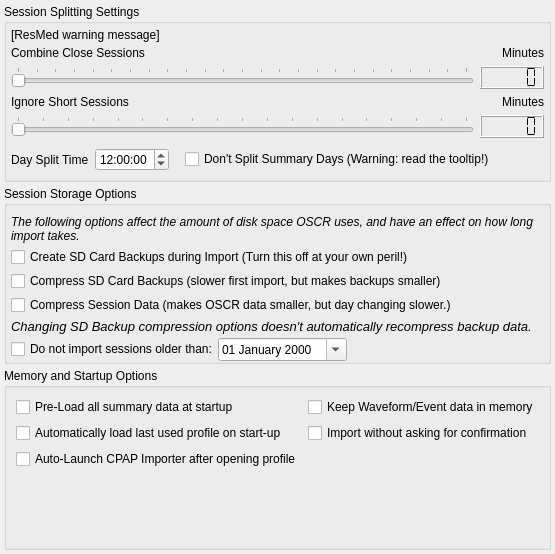
     <widget class="QWidget" name="importTab">
      <attribute name="title">
       <string>&amp;Import</string>
      </attribute>
      <layout class="QVBoxLayout" name="verticalLayout_5">
       <property name="spacing">
        <number>4</number>
       </property>
       <property name="leftMargin">
        <number>4</number>
       </property>
       <property name="topMargin">
        <number>4</number>
       </property>
       <property name="rightMargin">
        <number>4</number>
       </property>
       <property name="bottomMargin">
        <number>4</number>
       </property>
       <item>
        <widget class="QGroupBox" name="sessionSplitGroupBox">
         <property name="sizePolicy">
          <sizepolicy hsizetype="Preferred" vsizetype="Minimum">
           <horstretch>0</horstretch>
           <verstretch>0</verstretch>
          </sizepolicy>
         </property>
         <property name="title">
          <string>Session Splitting Settings</string>
         </property>
         <layout class="QVBoxLayout" name="verticalLayout_10">
          <property name="spacing">
           <number>4</number>
          </property>
          <property name="leftMargin">
           <number>4</number>
          </property>
          <property name="topMargin">
           <number>4</number>
          </property>
          <property name="rightMargin">
           <number>4</number>
          </property>
          <property name="bottomMargin">
           <number>4</number>
          </property>
          <item>
           <widget class="QLabel" name="ResMedWarning">
            <property name="sizePolicy">
             <sizepolicy hsizetype="Preferred" vsizetype="Minimum">
              <horstretch>0</horstretch>
              <verstretch>0</verstretch>
             </sizepolicy>
            </property>
            <property name="text">
             <string notr="true">[ResMed warning message]</string>
            </property>
            <property name="wordWrap">
             <bool>true</bool>
            </property>
            <property name="openExternalLinks">
             <bool>true</bool>
            </property>
           </widget>
          </item>
          <item>
           <widget class="QWidget" name="sessionSplitWidget" native="true">
            <property name="sizePolicy">
             <sizepolicy hsizetype="Preferred" vsizetype="Minimum">
              <horstretch>0</horstretch>
              <verstretch>0</verstretch>
             </sizepolicy>
            </property>
            <layout class="QVBoxLayout" name="verticalLayout_9">
             <property name="leftMargin">
              <number>0</number>
             </property>
             <property name="topMargin">
              <number>0</number>
             </property>
             <property name="rightMargin">
              <number>0</number>
             </property>
             <property name="bottomMargin">
              <number>0</number>
             </property>
             <item>
              <layout class="QHBoxLayout" name="horizontalLayout_4">
               <item>
                <widget class="QLabel" name="label">
                 <property name="text">
                  <string>Combine Close Sessions </string>
                 </property>
                 <property name="alignment">
                  <set>Qt::AlignLeading|Qt::AlignLeft|Qt::AlignVCenter</set>
                 </property>
                </widget>
               </item>
               <item>
                <widget class="QLabel" name="label_4">
                 <property name="text">
                  <string>Minutes</string>
                 </property>
                 <property name="alignment">
                  <set>Qt::AlignRight|Qt::AlignTrailing|Qt::AlignVCenter</set>
                 </property>
                </widget>
               </item>
              </layout>
             </item>
             <item>
              <layout class="QHBoxLayout" name="horizontalLayout_2">
               <item>
                <widget class="QSlider" name="combineSlider">
                 <property name="minimumSize">
                  <size>
                   <width>0</width>
                   <height>0</height>
                  </size>
                 </property>
                 <property name="toolTip">
                  <string>Multiple sessions closer together than this value will be kept on the same day.
</string>
                 </property>
                 <property name="minimum">
                  <number>0</number>
                 </property>
                 <property name="maximum">
                  <number>240</number>
                 </property>
                 <property name="singleStep">
                  <number>10</number>
                 </property>
                 <property name="pageStep">
                  <number>30</number>
                 </property>
                 <property name="value">
                  <number>0</number>
                 </property>
                 <property name="orientation">
                  <enum>Qt::Horizontal</enum>
                 </property>
                 <property name="invertedAppearance">
                  <bool>false</bool>
                 </property>
                 <property name="invertedControls">
                  <bool>false</bool>
                 </property>
                 <property name="tickPosition">
                  <enum>QSlider::TicksAbove</enum>
                 </property>
                 <property name="tickInterval">
                  <number>10</number>
                 </property>
                </widget>
               </item>
               <item>
                <widget class="QLCDNumber" name="combineLCD">
                 <property name="frameShape">
                  <enum>QFrame::Box</enum>
                 </property>
                 <property name="digitCount">
                  <number>5</number>
                 </property>
                 <property name="segmentStyle">
                  <enum>QLCDNumber::Flat</enum>
                 </property>
                </widget>
               </item>
              </layout>
             </item>
             <item>
              <layout class="QHBoxLayout" name="horizontalLayout_5">
               <item>
                <widget class="QLabel" name="label_3">
                 <property name="text">
                  <string>Ignore Short Sessions</string>
                 </property>
                 <property name="alignment">
                  <set>Qt::AlignLeading|Qt::AlignLeft|Qt::AlignVCenter</set>
                 </property>
                </widget>
               </item>
               <item>
                <widget class="QLabel" name="label_5">
                 <property name="text">
                  <string>Minutes</string>
                 </property>
                 <property name="alignment">
                  <set>Qt::AlignRight|Qt::AlignTrailing|Qt::AlignVCenter</set>
                 </property>
                </widget>
               </item>
              </layout>
             </item>
             <item>
              <layout class="QHBoxLayout" name="horizontalLayout_3">
               <property name="bottomMargin">
                <number>4</number>
               </property>
               <item>
                <widget class="QSlider" name="IgnoreSlider">
                 <property name="toolTip">
                  <string>&lt;!DOCTYPE HTML PUBLIC &quot;-//W3C//DTD HTML 4.0//EN&quot; &quot;http://www.w3.org/TR/REC-html40/strict.dtd&quot;&gt;
&lt;html&gt;&lt;head&gt;&lt;meta name=&quot;qrichtext&quot; content=&quot;1&quot; /&gt;&lt;style type=&quot;text/css&quot;&gt;
p, li { white-space: pre-wrap; }
&lt;/style&gt;&lt;/head&gt;&lt;body style=&quot; font-family:'Cantarell'; font-size:11pt; font-weight:400; font-style:normal;&quot;&gt;
&lt;p style=&quot; margin-top:0px; margin-bottom:0px; margin-left:0px; margin-right:0px; -qt-block-indent:0; text-indent:0px;&quot;&gt;Sessions shorter in duration than this will not be displayed&lt;span style=&quot; font-style:italic;&quot;&gt;.&lt;/span&gt;&lt;/p&gt;
&lt;p style=&quot;-qt-paragraph-type:empty; margin-top:0px; margin-bottom:0px; margin-left:0px; margin-right:0px; -qt-block-indent:0; text-indent:0px; font-style:italic;&quot;&gt;&lt;/p&gt;&lt;/body&gt;&lt;/html&gt;</string>
                 </property>
                 <property name="maximum">
                  <number>90</number>
                 </property>
                 <property name="pageStep">
                  <number>5</number>
                 </property>
                 <property name="orientation">
                  <enum>Qt::Horizontal</enum>
                 </property>
                 <property name="tickPosition">
                  <enum>QSlider::TicksAbove</enum>
                 </property>
                 <property name="tickInterval">
                  <number>5</number>
                 </property>
                </widget>
               </item>
               <item>
                <widget class="QLCDNumber" name="IgnoreLCD">
                 <property name="frameShape">
                  <enum>QFrame::Box</enum>
                 </property>
                 <property name="segmentStyle">
                  <enum>QLCDNumber::Flat</enum>
                 </property>
                </widget>
               </item>
              </layout>
             </item>
             <item>
              <layout class="QHBoxLayout" name="horizontalLayout">
               <property name="bottomMargin">
                <number>4</number>
               </property>
               <item>
                <widget class="QLabel" name="label_2">
                 <property name="text">
                  <string>Day Split Time</string>
                 </property>
                 <property name="alignment">
                  <set>Qt::AlignLeading|Qt::AlignLeft|Qt::AlignVCenter</set>
                 </property>
                </widget>
               </item>
               <item>
                <widget class="QTimeEdit" name="timeEdit">
                 <property name="toolTip">
                  <string>Sessions starting before this time will go to the previous calendar day.</string>
                 </property>
                 <property name="buttonSymbols">
                  <enum>QAbstractSpinBox::UpDownArrows</enum>
                 </property>
                 <property name="dateTime">
                  <datetime>
                   <hour>12</hour>
                   <minute>0</minute>
                   <second>0</second>
                   <year>2000</year>
                   <month>1</month>
                   <day>1</day>
                  </datetime>
                 </property>
                </widget>
               </item>
               <item>
                <spacer name="horizontalSpacer_7">
                 <property name="orientation">
                  <enum>Qt::Horizontal</enum>
                 </property>
                 <property name="sizeType">
                  <enum>QSizePolicy::Minimum</enum>
                 </property>
                 <property name="sizeHint" stdset="0">
                  <size>
                   <width>10</width>
                   <height>20</height>
                  </size>
                 </property>
                </spacer>
               </item>
               <item>
                <widget class="QCheckBox" name="LockSummarySessionSplitting">
                 <property name="toolTip">
                  <string>&lt;html&gt;&lt;head/&gt;&lt;body&gt;&lt;p&gt;&lt;span style=&quot; font-weight:600;&quot;&gt;This setting should be used with caution...&lt;/span&gt; Switching it off comes with consequences involving accuracy of summary only days, as certain calculations only work properly provided summary only sessions that came from individual day records are kept together. &lt;/p&gt;&lt;p&gt;&lt;span style=&quot; font-weight:600;&quot;&gt;ResMed users:&lt;/span&gt; Just because it seems natural to you and I that the 12 noon session restart should be in the previous day, does not mean ResMed's data agrees with us. The STF.edf summary index format has serious weaknesses that make doing this not a good idea.&lt;/p&gt;&lt;p&gt;This option exists to pacify those who don't care and want to see this &amp;quot;fixed&amp;quot; no matter the costs, but know it comes with a cost. If you keep your SD card in every night, and import at least once a week, you won't see problems with this very often.&lt;/p&gt;&lt;/body&gt;&lt;/html&gt;</string>
                 </property>
                 <property name="text">
                  <string>Don't Split Summary Days (Warning: read the tooltip!)</string>
                 </property>
                </widget>
               </item>
               <item>
                <spacer name="horizontalSpacer">
                 <property name="orientation">
                  <enum>Qt::Horizontal</enum>
                 </property>
                 <property name="sizeHint" stdset="0">
                  <size>
                   <width>40</width>
                   <height>20</height>
                  </size>
                 </property>
                </spacer>
               </item>
              </layout>
             </item>
            </layout>
           </widget>
          </item>
         </layout>
        </widget>
       </item>
       <item>
        <widget class="QGroupBox" name="groupBox_7">
         <property name="sizePolicy">
          <sizepolicy hsizetype="Preferred" vsizetype="Minimum">
           <horstretch>0</horstretch>
           <verstretch>0</verstretch>
          </sizepolicy>
         </property>
         <property name="title">
          <string>Session Storage Options</string>
         </property>
         <layout class="QGridLayout" name="gridLayout_9">
          <property name="leftMargin">
           <number>4</number>
          </property>
          <property name="topMargin">
           <number>9</number>
          </property>
          <property name="rightMargin">
           <number>4</number>
          </property>
          <property name="bottomMargin">
           <number>0</number>
          </property>
          <property name="horizontalSpacing">
           <number>0</number>
          </property>
          <property name="verticalSpacing">
           <number>4</number>
          </property>
          <item row="5" column="0">
           <widget class="QLabel" name="label_41">
            <property name="text">
             <string>&lt;!DOCTYPE HTML PUBLIC &quot;-//W3C//DTD HTML 4.0//EN&quot; &quot;http://www.w3.org/TR/REC-html40/strict.dtd&quot;&gt;
&lt;html&gt;&lt;head&gt;&lt;meta name=&quot;qrichtext&quot; content=&quot;1&quot; /&gt;&lt;style type=&quot;text/css&quot;&gt;
p, li { white-space: pre-wrap; }
&lt;/style&gt;&lt;/head&gt;&lt;body style=&quot; font-family:'Sans'; font-size:10pt; font-weight:400; font-style:normal;&quot;&gt;
&lt;p style=&quot; margin-top:0px; margin-bottom:0px; margin-left:0px; margin-right:0px; -qt-block-indent:0; text-indent:0px;&quot;&gt;&lt;span style=&quot; font-style:italic;&quot;&gt;Changing SD Backup compression options doesn't automatically recompress backup data.  &lt;/span&gt;&lt;/p&gt;&lt;/body&gt;&lt;/html&gt;</string>
            </property>
            <property name="wordWrap">
             <bool>true</bool>
            </property>
           </widget>
          </item>
          <item row="3" column="0">
           <widget class="QCheckBox" name="compressSDBackups">
            <property name="toolTip">
             <string>Compress ResMed (EDF) backups to save disk space.
Backed up EDF files are stored in the .gz format, 
which is common on Mac &amp; Linux platforms.. 

OSCR can import from this compressed backup directory natively.. 
To use it with ResScan will require the .gz files to be uncompressed first..</string>
            </property>
            <property name="text">
             <string>Compress SD Card Backups (slower first import, but makes backups smaller)</string>
            </property>
           </widget>
          </item>
          <item row="1" column="0">
           <widget class="QLabel" name="label_32">
            <property name="font">
             <font>
              <italic>true</italic>
             </font>
            </property>
            <property name="text">
             <string>The following options affect the amount of disk space OSCR uses, and have an effect on how long import takes.</string>
            </property>
            <property name="wordWrap">
             <bool>true</bool>
            </property>
           </widget>
          </item>
          <item row="4" column="0">
           <widget class="QCheckBox" name="compressSessionData">
            <property name="toolTip">
             <string>This makes OSCR's data take around half as much space.
But it makes import and day changing take longer.. 
If you've got a new computer with a small solid state disk, this is a good option.</string>
            </property>
            <property name="text">
             <string>Compress Session Data (makes OSCR data smaller, but day changing slower.)</string>
            </property>
           </widget>
          </item>
          <item row="2" column="0">
           <widget class="QCheckBox" name="createSDBackups">
            <property name="toolTip">
             <string>This maintains a backup of SD-card data for ResMed machines, 

ResMed S9 series machines delete high resolution data older than 7 days, 
and graph data older than 30 days..

OSCR can keep a copy of this data if you ever need to reinstall. 
(Highly recomended, unless your short on disk space or don't care about the graph data)</string>
            </property>
            <property name="text">
             <string>Create SD Card Backups during Import (Turn this off at your own peril!)</string>
            </property>
           </widget>
          </item>
          <item row="6" column="0">
           <layout class="QHBoxLayout" name="horizontalLayout_18">
            <property name="leftMargin">
             <number>0</number>
            </property>
            <property name="topMargin">
             <number>0</number>
            </property>
            <property name="bottomMargin">
             <number>0</number>
            </property>
            <item>
             <widget class="QCheckBox" name="ignoreOlderSessionsCheck">
              <property name="text">
               <string>Do not import sessions older than:</string>
              </property>
             </widget>
            </item>
            <item>
             <widget class="QDateEdit" name="ignoreOlderSessionsDate">
              <property name="toolTip">
               <string>Sessions older than this date will not be imported</string>
              </property>
              <property name="wrapping">
               <bool>true</bool>
              </property>
              <property name="frame">
               <bool>true</bool>
              </property>
              <property name="maximumDate">
               <date>
                <year>2099</year>
                <month>12</month>
                <day>31</day>
               </date>
              </property>
              <property name="minimumDate">
               <date>
                <year>1970</year>
                <month>1</month>
                <day>2</day>
               </date>
              </property>
              <property name="currentSection">
               <enum>QDateTimeEdit::DaySection</enum>
              </property>
              <property name="displayFormat">
               <string>dd MMMM yyyy</string>
              </property>
              <property name="calendarPopup">
               <bool>true</bool>
              </property>
             </widget>
            </item>
            <item>
             <spacer name="horizontalSpacer_6">
              <property name="orientation">
               <enum>Qt::Horizontal</enum>
              </property>
              <property name="sizeHint" stdset="0">
               <size>
                <width>40</width>
                <height>20</height>
               </size>
              </property>
             </spacer>
            </item>
           </layout>
          </item>
         </layout>
        </widget>
       </item>
       <item>
        <widget class="QGroupBox" name="groupBox_8">
         <property name="sizePolicy">
          <sizepolicy hsizetype="Preferred" vsizetype="Minimum">
           <horstretch>0</horstretch>
           <verstretch>0</verstretch>
          </sizepolicy>
         </property>
         <property name="title">
          <string>Memory and Startup Options</string>
         </property>
         <layout class="QGridLayout" name="gridLayout_14">
          <item row="2" column="0">
           <widget class="QCheckBox" name="autoLaunchImporter">
            <property name="toolTip">
             <string>Bypass the login screen and load the most recent User Profile</string>
            </property>
            <property name="text">
             <string>Auto-Launch CPAP Importer after opening profile</string>
            </property>
           </widget>
          </item>
          <item row="4" column="0">
           <spacer name="verticalSpacer_2">
            <property name="orientation">
             <enum>Qt::Vertical</enum>
            </property>
            <property name="sizeHint" stdset="0">
             <size>
              <width>20</width>
              <height>40</height>
             </size>
            </property>
           </spacer>
          </item>
          <item row="0" column="1">
           <widget class="QCheckBox" name="cacheSessionData">
            <property name="toolTip">
             <string>&lt;html&gt;&lt;head/&gt;&lt;body&gt;&lt;p&gt;This setting keeps waveform and event data in memory after use to speed up revisiting days.&lt;/p&gt;&lt;p&gt;This is not really a necessary option, as your operating system caches previously used files too.&lt;/p&gt;&lt;p&gt;Recommendation is to leave it switched off, unless your computer has a ton of memory.&lt;/p&gt;&lt;/body&gt;&lt;/html&gt;</string>
            </property>
            <property name="text">
             <string>Keep Waveform/Event data in memory</string>
            </property>
           </widget>
          </item>
          <item row="0" column="0">
           <widget class="QCheckBox" name="preloadSummaries">
            <property name="toolTip">
             <string>&lt;html&gt;&lt;head/&gt;&lt;body&gt;&lt;p&gt;Makes starting OSCR a bit slower, by pre-loading all the summary data in advance, which speeds up overview browsing and a few other calculations later on. &lt;/p&gt;&lt;p&gt;If you have a large amount of data, it might be worth keeping this switched off, but if you typically like to view &lt;span style=&quot; font-style:italic;&quot;&gt;everything&lt;/span&gt; in overview, all the summary data still has to be loaded anyway. &lt;/p&gt;&lt;p&gt;Note this setting doesn't affect waveform and event data, which is always demand loaded as needed.&lt;/p&gt;&lt;/body&gt;&lt;/html&gt;</string>
            </property>
            <property name="text">
             <string>Pre-Load all summary data at startup</string>
            </property>
           </widget>
          </item>
          <item row="1" column="0">
           <widget class="QCheckBox" name="autoLoadLastUsed">
            <property name="text">
             <string>Automatically load last used profile on start-up</string>
            </property>
           </widget>
          </item>
          <item row="1" column="1">
           <widget class="QCheckBox" name="automaticImport">
            <property name="toolTip">
             <string>&lt;html&gt;&lt;head/&gt;&lt;body&gt;&lt;p&gt;Cuts down on any unimportant confirmation dialogs during import.&lt;/p&gt;&lt;/body&gt;&lt;/html&gt;</string>
            </property>
            <property name="text">
             <string>Import without asking for confirmation</string>
            </property>
           </widget>
          </item>
         </layout>
        </widget>
       </item>
      </layout>
     </widget>
